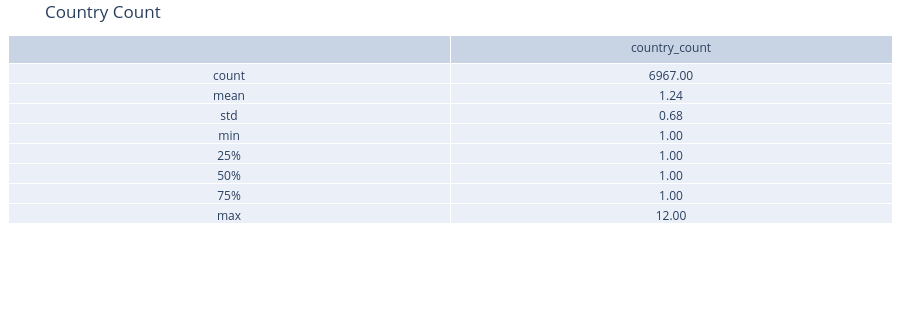
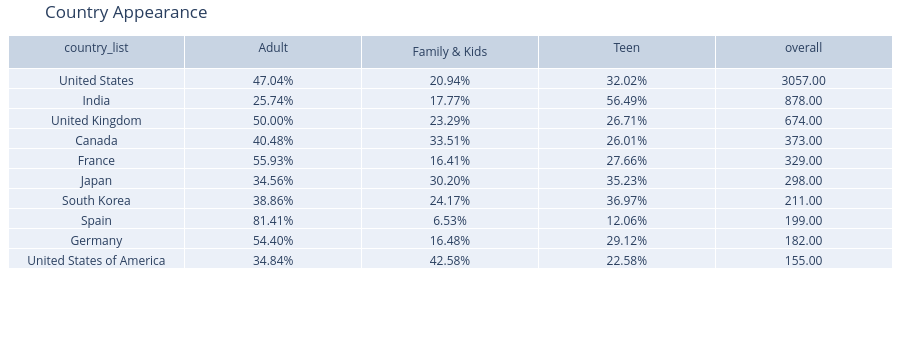

The code cell stored with these charts, in order, in its notebook:
### Markdown cell above
## Country Column

### Code cell
# Basic categorical plot for "country"
X_train["country"] = X_train["country"].fillna("Unknown").astype(str)

X_train["country_list"] = (
    X_train["country"]
    .astype(str)
    .str.split(",")
    .apply(lambda xs: [x.strip() for x in xs if x.strip()])
)

# 2) How many names per item
X_train["country_count"] = X_train["country_list"].apply(len)
fig1 = df_to_plotly_table(X_train["country_count"].describe(), "Country Count")
fig1.show()


# 2) Overall frequency
country_freq = X_train.explode("country_list")["country_list"].value_counts()

# 3) Count per label for each country
country_by_label = (
    X_train.explode("country_list")
      .groupby(["country_list", "rating_grouped"])
      .size()
      .unstack(fill_value=0)   # columns = labels
)

country_by_label = country_by_label.div(country_freq, axis=0) * 100

# 4) Limit to top N overall and keep the label columns
top_n = 50
country_by_label_top = country_by_label.loc[country_freq.head(top_n).index]
country_by_label_pct_top_fmt = country_by_label_top.map(lambda x: f"{x:.2f}%")
country_by_label_pct_top_fmt['overall'] = country_freq 
fig2 = df_to_plotly_table(country_by_label_pct_top_fmt[:10], 'Country Appearance')
fig2.show()

all_country = set()
X_train["country_list"].apply(lambda x: all_country.update(x))
print(f"The number of unique country categories is: {len(all_country)}")

country_counts = X_train["country"].value_counts().head(20).sort_values()

plt.figure(figsize=(8, 5))
plt.barh(country_counts.index, country_counts.values)
plt.title("Top 20 countries")
plt.xlabel("Count")
plt.ylabel("Country")
plt.tight_layout()
plt.show()

print(all_country)

### Figure 1 — Plotly figure (JSON) as saved in the notebook; plotly's stock layout.template omitted (floating-point values rounded to 4 significant figures)
{"data": [{"cells": {"values": [["count", "mean", "std", "min", "25%", "50%", "75%", "max"], ["6967.00", "1.24", "0.68", "1.00", "1.00", "1.00", "1.00", "12.00"]]}, "header": {"values": ["", "country_count"]}, "type": "table"}], "layout": {"height": 312, "margin": {"b": 8, "l": 8, "r": 8, "t": 35}, "title": {"text": "Country Count"}}}

### Figure 2 — Plotly figure (JSON) as saved in the notebook; plotly's stock layout.template omitted (floating-point values rounded to 4 significant figures)
{"data": [{"cells": {"values": [["United States", "India", "United Kingdom", "Canada", "France", "Japan", "South Korea", "Spain", "Germany", "United States of America"], ["47.04%", "25.74%", "50.00%", "40.48%", "55.93%", "34.56%", "38.86%", "81.41%", "54.40%", "34.84%"], ["20.94%", "17.77%", "23.29%", "33.51%", "16.41%", "30.20%", "24.17%", "6.53%", "16.48%", "42.58%"], ["32.02%", "56.49%", "26.71%", "26.01%", "27.66%", "35.23%", "36.97%", "12.06%", "29.12%", "22.58%"], ["3057.00", "878.00", "674.00", "373.00", "329.00", "298.00", "211.00", "199.00", "182.00", "155.00"]]}, "header": {"values": ["country_list", "Adult", "Family & Kids", "Teen", "overall"]}, "type": "table"}], "layout": {"height": 360, "margin": {"b": 8, "l": 8, "r": 8, "t": 35}, "title": {"text": "Country Appearance"}}}
